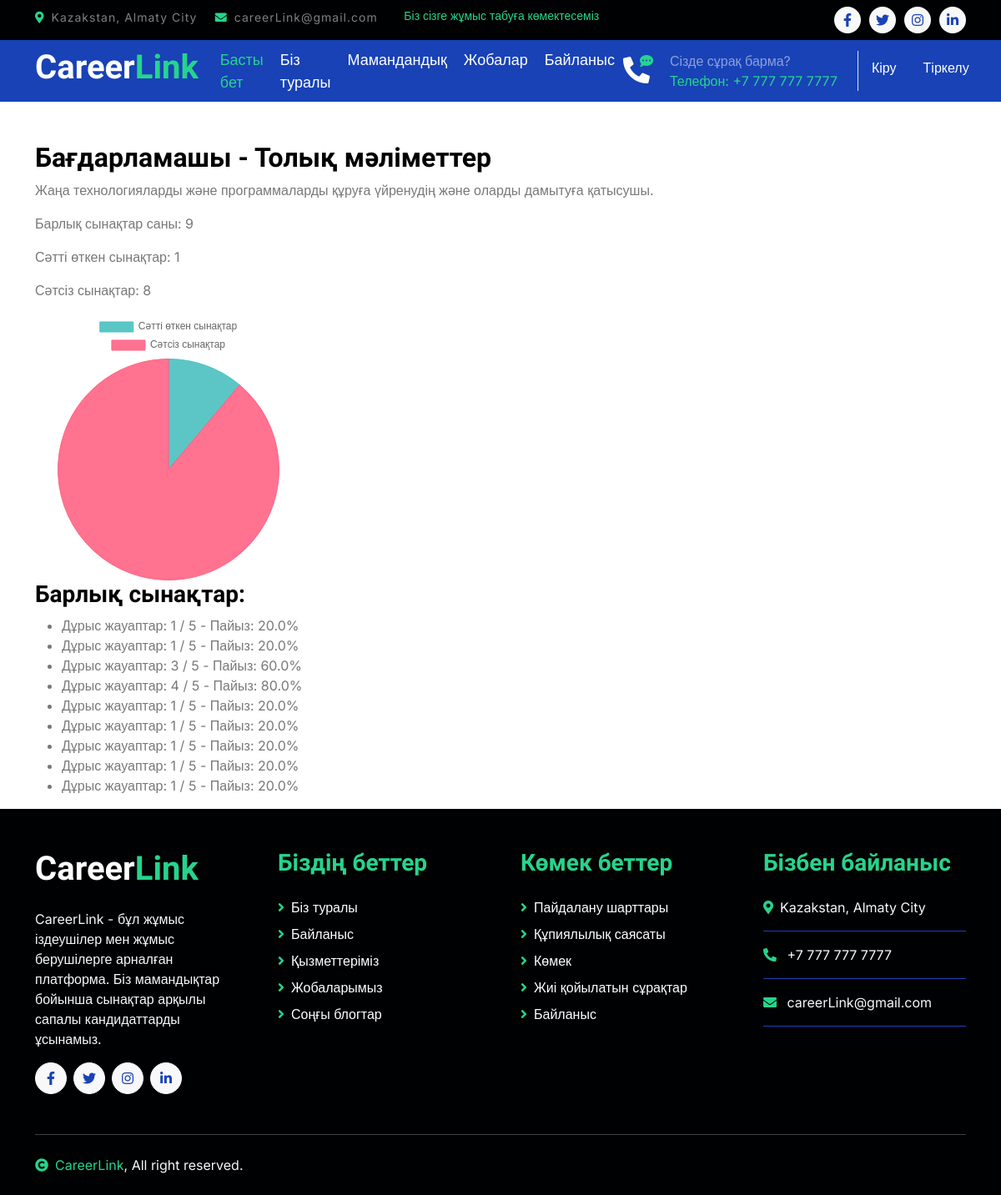
Page /specialization/3/ on the committed database.
### main/models.py (models this page shows, shortened)
class Specialization(models.Model):
    title = models.CharField(max_length=100)
    description = models.TextField()
    icon = models.CharField(max_length=100)

class TestAttempt(models.Model):
    candidate = models.ForeignKey(Candidate, on_delete=models.CASCADE)
    specialization = models.ForeignKey(Specialization, on_delete=models.CASCADE)
    correct_answers = models.IntegerField()
    total_questions = models.IntegerField()
    date_taken = models.DateTimeField(auto_now_add=True)
    def score(self):
        return (self.correct_answers / self.total_questions) * 100
    def passed(self):
        return self.score() >= 80  # Например, считаем, что 80% - проходной порог

### main/views.py (the view)
def specialization_detail(request, spec_id):
    specialization = get_object_or_404(Specialization, pk=spec_id)
    attempts = TestAttempt.objects.filter(specialization=specialization)
    total_attempts = attempts.count()
    passed_attempts = sum(1 for attempt in attempts if attempt.passed())
    failed_attempts = total_attempts - passed_attempts
    context = {
        "specialization": specialization,
        "total_attempts": total_attempts,
        "passed_attempts": passed_attempts,
        "failed_attempts": failed_attempts,
        "attempts": attempts,
    }
    return render(request, "main/specialization_detail.html", context)

### main/templates/main/specialization_detail.html (shortened to what this page needs)
{% extends 'main/base.html' %}
{% block content %}
<div class="container mt-5">
    <h2>{{ specialization.title }} - Толық мәліметтер</h2>
    <p>{{ specialization.description }}</p>
    <p>Барлық сынақтар саны: {{ total_attempts }}</p>
    <p>Сәтті өткен сынақтар: {{ passed_attempts }}</p>
    <p>Сәтсіз сынақтар: {{ failed_attempts }}</p>
    <div class="chart-container" style="position: relative; height:40vh; width:80vw;">
        <canvas id="passFailChart"></canvas>
    </div>
    <h3>Барлық сынақтар:</h3>
    <ul>
        {% for attempt in attempts %}
        <li>Дұрыс жауаптар: {{ attempt.correct_answers }} / {{ attempt.total_questions }} - Пайыз: {{ attempt.score }}%</li>
        {% endfor %}
    </ul>
</div>
<script>
    var ctx = document.getElementById('passFailChart').getContext('2d');
    var passFailChart = new Chart(ctx, {
        type: 'pie',
        data: {
            labels: ['Сәтті өткен сынақтар', 'Сәтсіз сынақтар'],
            datasets: [{
                label: 'Результаты тестирования',
                data: [{{ passed_attempts }}, {{ failed_attempts }}],
                backgroundColor: [
                    'rgba(75, 192, 192, 0.9)',
                    'rgba(255, 99, 132, 0.9)'
                ],
                borderColor: [
                    'rgba(75, 192, 192, 1)',
                    'rgba(255, 99, 132, 1)'
                ],
                borderWidth: 1
            }]
        },
        options: {
            responsive: true,
            plugins: {
                legend: {
                    position: 'top',
                },
            },
        }
    });
</script>
{% endblock %}

### rows in the picture
Specialization: title "Бағдарламашы", description "Жаңа технологияларды және программаларды құруға үйренудің және оларды дамытуға қатысушы."
TestAttempt: correct_answers "1", total_questions "5", score "20.0"
TestAttempt: correct_answers "1", total_questions "5", score "20.0"
TestAttempt: correct_answers "3", total_questions "5", score "60.0"
TestAttempt: correct_answers "4", total_questions "5", score "80.0"
TestAttempt: correct_answers "1", total_questions "5", score "20.0"
TestAttempt: correct_answers "1", total_questions "5", score "20.0"
TestAttempt: correct_answers "1", total_questions "5", score "20.0"
TestAttempt: correct_answers "1", total_questions "5", score "20.0"
TestAttempt: correct_answers "1", total_questions "5", score "20.0"

### other values in the picture
{{ total_attempts }} "9"
{{ passed_attempts }} "1"
{{ failed_attempts }} "8"
chart data {{ passed_attempts }} 1
chart data {{ failed_attempts }} 8
